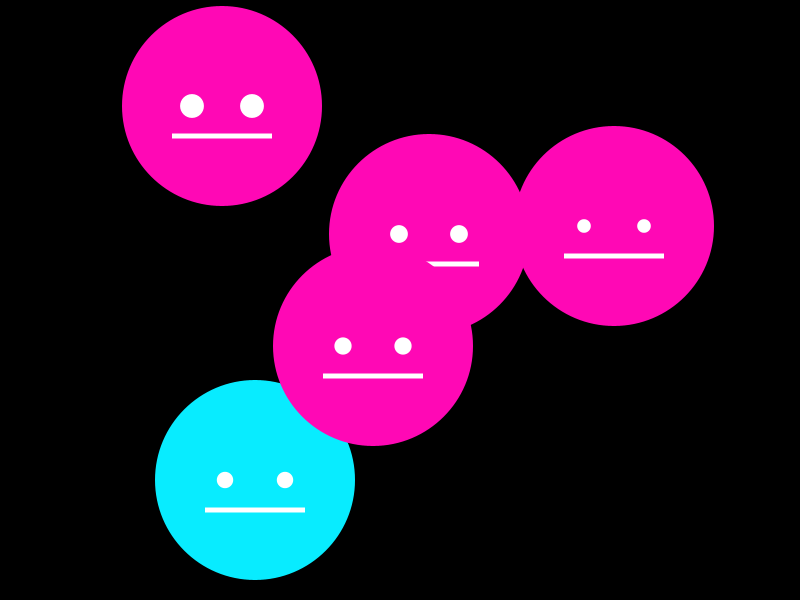
Frame 1 (no input)
Frame 60 (the mouse pressed at the canvas centre just before this capture): identical to frame 1, image omitted
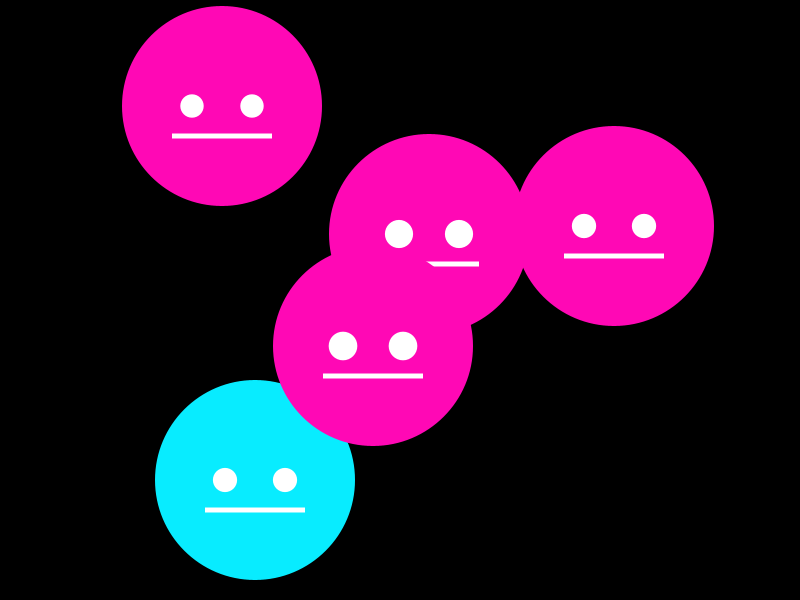
Frame 120 (the mouse held since frame 60 and released just before this capture)

The Processing sketch that drew these frames (run headless with seeded random() and noise(); from frame 60 on, the mouse is pressed at the canvas centre):

// Processing sketch: e06_blobyWTablicy
// ── e06_blobyWTablicy.pde


Blob[] tablicaBlobow; // definijemy pusta tablice na Bloby
int iloscBlobow = 5; // ile blobow chcemy

void setup(){
  
  size( 800, 600 );

  tablicaBlobow = new Blob[iloscBlobow]; // rezerwujemy miejsce na 5 Blobow
  
  for( int i = 0; i < iloscBlobow; i ++ ){
    
    int plec = 1;
    if( random(1.0) > 0.5 ){ // losowo zmieniamy domyslny kolor
     plec = 0; 
    }
    
    tablicaBlobow[ i ] = new Blob( int(random(100,width-100)), int(random(100,height-100)), plec ); // dodajemy Bloby do tablicy
    
  }
  
}

void draw(){
  
  background(0);
  
  for( int i = 0; i < iloscBlobow; i ++ ){
    
    tablicaBlobow[ i ].draw();
    
  }
  
}

void keyPressed(){
 
  if( key == 'j' ){
    
    for( int i = 0; i < iloscBlobow; i ++ ){
      
      if( tablicaBlobow[ i ].plec == 0 ){
        tablicaBlobow[ i ].toggleMouth();
      }
      
      
    }
    //tablicaBlobow[ iloscBlobow-1 ].toggleMouth();
    
  }
  
  if( key == 'g' ){
    
    for( int i = 0; i < iloscBlobow; i ++ ){
      
      if( tablicaBlobow[ i ].plec == 1 ){
        tablicaBlobow[ i ].toggleMouth();
      }
      
      
    }
    
  }
  
}

// ── Blob.pde


class Blob { // deklaraja klasy

  int posX = 0; // wlasciwosc - "property" klasy Blob, czyli zmienna przechowujaca pozycje x dla obiektow typu Blob
  int posY = 0; // to samo dla pozycji y
  color myColor; // dodatkowa wlasciwosc przechowujaca kolor
  
  int plec;
  
  boolean mouthOpened = false;
  
  Blob( int x, int y, int p ){ // tzw. konstruktor klasy - terasz przyjmuje parametry / argumenty
    posX = x; // przypisanie wartosci x do wlasciwosci posX
    posY = y;
    plec = p;
    
    if( plec == 0 ){
      myColor = #08ECFF;
    }else{
      myColor = #FF08B5;
    }
    
  }
  
  void draw(){ // metoda / funkcja klasy
    
    pushStyle(); // wbudowana metoda processing do chwilowej zmiany stylu rysowania
    
    //posX -= random( -5, 5 );
    //posY -= random( -5, 5 );
    
    drawBody(); // elegencko pakujemy w oddzielne metody :)
    drawEyes();
    
    if( mouthOpened ){
      drawMouthOpened();
    }else{
      drawMouthClosed();
    }
    
    popStyle(); // ta metode wywolujemy jesli chcemy wrocic do domyslnego stylu
    
  }
  
  void drawBody(){
    noStroke();
    fill( myColor ); // używamy wlasciwosci myColor
    ellipse( posX, posY, 200, 200 ); // obiekt pamieta wartosci posX i posY zdefiniowane na etapie tworzenia
    
  }
  
  void drawEyes(){
    fill( #FFFFFF );
    
    float d = dist( posX, posY, mouseX, mouseY );
    float eyeSize = map( d, 0, 1000, 30, 5 ); 
    
    ellipse( posX - 30, posY, eyeSize, eyeSize );
    ellipse( posX + 30, posY, eyeSize, eyeSize );
  }
  
  void drawMouthOpened(){
    fill( #FFFFFF );
    rectMode( CENTER );
    rect( posX, posY + 30, 70, 20 ); 
  }
  
  void drawMouthClosed(){
    fill( #FFFFFF );
    rectMode( CENTER );
    rect( posX, posY + 30, 100, 5 ); 
  }
  
  void toggleMouth(){
    mouthOpened = ! mouthOpened; // ! -> przypisanie wlasciwosci mouthOpened zaprzeczenia aktualnego stanu
  }
  
  
  
} // pamietac o ostatnim nawiasie !
